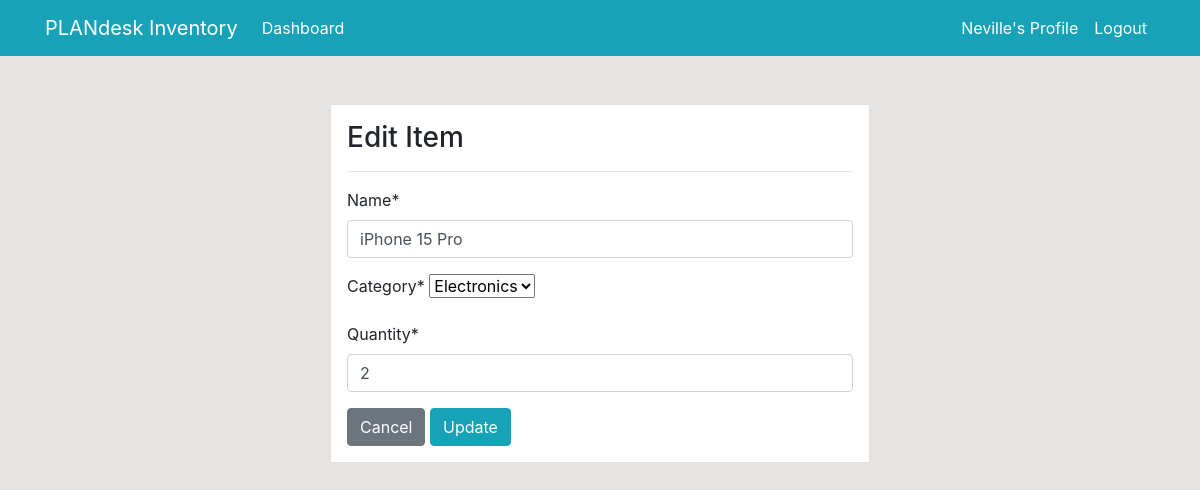
/product/update/5/ (signed in), run on an earlier commit of the app's database.
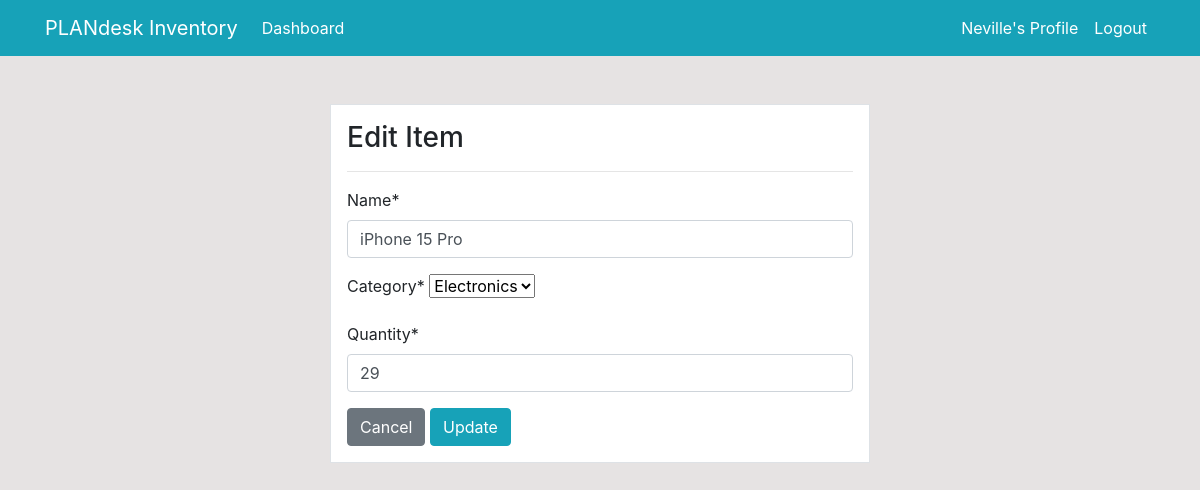
And on a later commit of the database.
### dashboard/models.py (models this page shows, shortened)
class Product(models.Model):
    name = models.CharField(max_length=100, null=True)
    category = models.CharField(max_length=20, choices=CATEGORY, null=True)
    quantity = models.PositiveIntegerField(null=True)

### dashboard/views.py (the view)
# urls.py: path('product/update/<int:pk>/', views.product_update, name='dashboard-product-update'),
@login_required
def product_update(request, pk):
    item = Product.objects.get(id=pk)
    if request.method == 'POST':
        form = ProductForm(request.POST, instance=item)
        if form.is_valid:
            form.save()
            return redirect('dashboard-product')
    else:
        form = ProductForm(instance=item)
    context = {
        'form': form,
    }
    return render(request, 'dashboard/product_update.html', context)

### dashboard/forms.py
class ProductForm(forms.ModelForm):
    class Meta:
        model = Product
        fields = ['name', 'category', 'quantity']

### templates/dashboard/product_update.html (shortened to what this page needs)
{% extends 'partials/base.html' %} {% block title %}Delete Page{% endblock %}
{% load crispy_forms_tags %}
{% block content %}
<div class="container">
  <div class="row mt-5">
    <div class="col-md-6 offset-md-3">
      <div class="border bg-white p-3">
        <h3>Edit Item</h3>
        <hr />
        <form method="POST">
          {{form|crispy}}
          <a class="btn btn-secondary" href="{% url 'dashboard-product' %}"
            >Cancel</a
          >
          <input class="btn btn-info" type="submit" value="Update" />
        </form>
      </div>
    </div>
  </div>
</div>
{% endblock %}

What changed in the data, as far as the page shows it:
changed Product "iPhone 15 Pro": quantity "2" → "29"
